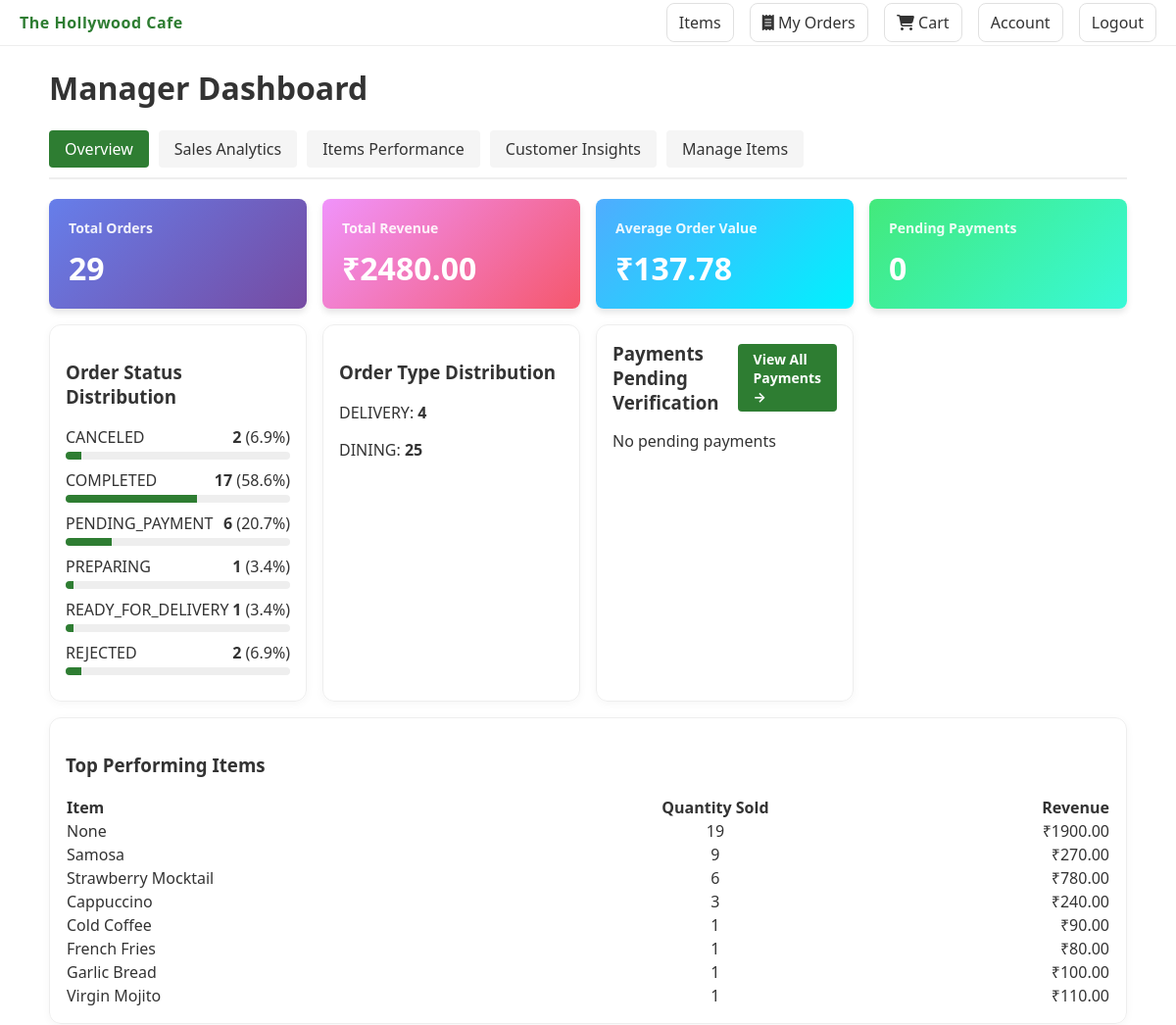
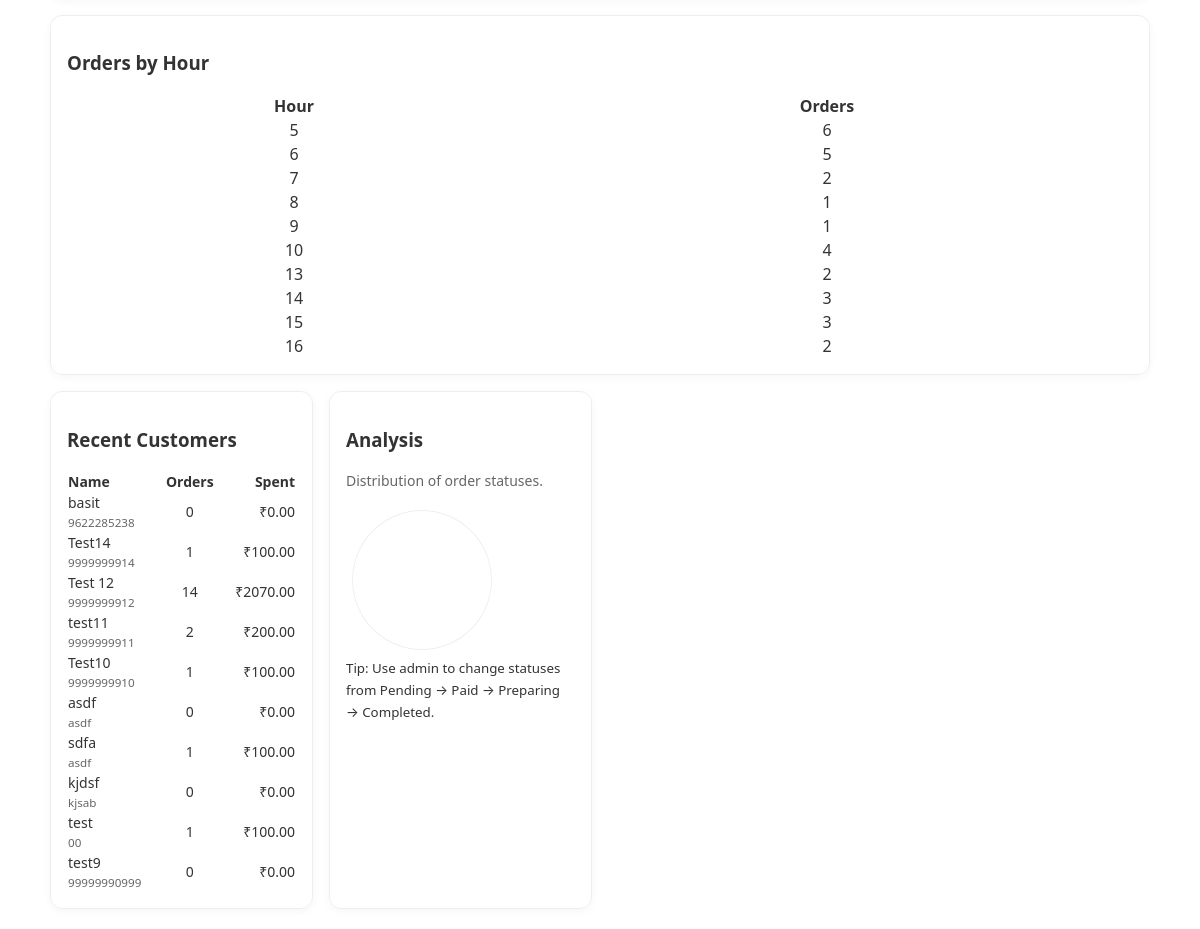
/manager/ (signed in), run on the app's committed database (2 pictures, top to bottom).
### cafe/models.py (models this page shows, shortened)
class TimeStampedModel(models.Model):
    created_at = models.DateTimeField(auto_now_add=True)
    updated_at = models.DateTimeField(auto_now=True)
    class Meta:
        abstract = True

class Order(TimeStampedModel):
    ORDER_TYPE_CHOICES = (
        ('DINING', 'Dining'),
        ('DELIVERY', 'Delivery'),
    )
    STATUS_CHOICES = (
        ('PENDING_PAYMENT', 'Pending Payment'),
        ('PAID', 'Paid'),
        ('PREPARING', 'Preparing'),
        ('READY_FOR_DELIVERY', 'Ready for Delivery'),
        ('OUT_FOR_DELIVERY', 'Out for Delivery'),
        ('COMPLETED', 'Completed'),
        ('CANCELED', 'Canceled'),
        ('REJECTED', 'Rejected'),
    )
    customer = models.ForeignKey(Customer, on_delete=models.SET_NULL, null=True, related_name='orders')
    order_type = models.CharField(max_length=20, choices=ORDER_TYPE_CHOICES)
    table_no = models.CharField(max_length=20, blank=True)  # only for dining
    delivery_address = models.ForeignKey(Address, on_delete=models.SET_NULL, null=True, blank=True)
    total_amount = models.DecimalField(max_digits=12, decimal_places=2)
    status = models.CharField(max_length=20, choices=STATUS_CHOICES, default='PENDING_PAYMENT')
    sent_to_chef_at = models.DateTimeField(null=True, blank=True)
    preparing_started_at = models.DateTimeField(null=True, blank=True)
    ready_at = models.DateTimeField(null=True, blank=True)
    completed_at = models.DateTimeField(null=True, blank=True)
    class Meta:
        ordering = ['-created_at']

class Item(TimeStampedModel):
    name = models.CharField(max_length=200)
    description = models.TextField(blank=True)
    price = models.DecimalField(max_digits=10, decimal_places=2)
    image = models.ImageField(upload_to='items/', blank=True, null=True)
    is_active = models.BooleanField(default=True)
    category = models.ForeignKey(ItemCategory, on_delete=models.SET_NULL, null=True, blank=True, related_name='items')

class Customer(TimeStampedModel):
    user = models.OneToOneField(settings.AUTH_USER_MODEL, on_delete=models.SET_NULL, null=True, blank=True, related_name='customer_profile')
    name = models.CharField(max_length=200)
    phone = models.CharField(max_length=20)
    email = models.EmailField(blank=True, null=True)
    @property
    def total_spent(self):
        from django.db.models import Sum
        agg = self.orders.aggregate(s=Sum('total_amount'))
        return agg.get('s') or 0

### cafe/views.py (the view)
# urls.py: path('manager/', views.manager_dashboard, name='manager_dashboard'),
@login_required
@user_passes_test(is_manager)
def manager_dashboard(request):
    from django.db.models import Sum, Count, Avg, F
    from django.db.models.functions import ExtractHour, TruncDate
    from decimal import Decimal
    top_items = (
        OrderItem.objects
        .values('item__name', 'item_id')
        .annotate(total_qty=Sum('quantity'), total_revenue=Sum(F('quantity') * F('unit_price')))
        .order_by('-total_qty')[:10]
    )
    orders_by_hour = (
        Order.objects
        .annotate(hour=ExtractHour('created_at'))
        .values('hour')
        .annotate(c=Count('id'))
        .order_by('hour')
    )
    from datetime import timedelta
    from django.utils import timezone
    week_ago = timezone.now() - timedelta(days=7)
    daily_revenue = (
        Order.objects
        .filter(created_at__gte=week_ago, status__in=['PAID', 'PREPARING', 'COMPLETED'])
        .annotate(date=TruncDate('created_at'))
        .values('date')
        .annotate(revenue=Sum('total_amount'), orders=Count('id'))
        .order_by('date')
    )
    total_orders = Order.objects.count()
    status_counts = Order.objects.values('status').annotate(c=Count('id'))
    total_revenue = Order.objects.filter(status__in=['PAID', 'PREPARING', 'COMPLETED']).aggregate(Sum('total_amount'))['total_amount__sum'] or Decimal('0')
    avg_order_value = Order.objects.filter(status__in=['PAID', 'PREPARING', 'COMPLETED']).aggregate(Avg('total_amount'))['total_amount__avg'] or Decimal('0')
    payments_pending = Payment.objects.filter(status='PENDING').select_related('order', 'order__customer').order_by('-created_at')[:20]
    customers = Customer.objects.annotate(
        order_count=Count('orders')
    ).order_by('-created_at')[:10]
    order_type_dist = Order.objects.values('order_type').annotate(c=Count('id'))
    status_percentages = []
    for sc in status_counts:
        percentage = (sc['c'] / total_orders * 100) if total_orders > 0 else 0
        status_percentages.append({'status': sc['status'], 'count': sc['c'], 'percentage': round(percentage, 1)})
    context = {
        'top_items': list(top_items),
        'orders_by_hour': list(orders_by_hour),
        'daily_revenue': list(daily_revenue),
        'total_orders': total_orders,
        'total_revenue': total_revenue,
        'avg_order_value': avg_order_value,
        'status_counts': list(status_counts),
        'status_percentages': status_percentages,
        'order_type_dist': list(order_type_dist),
        'payments_pending': payments_pending,
        'customers': customers,
    }
    return render(request, 'cafe/manager_dashboard.html', context)

### cafe/context_processors.py (called while the page is built)
def cart_context(request):
    try:
        cart = get_or_create_cart(request)
        count = sum(ci.quantity for ci in cart.items.all())
        total = sum(ci.subtotal for ci in cart.items.all())
    except Exception:
        count = 0
        total = 0
    return {
        'cart_count': count,
        'cart_total': total,
    }

### cafe/utils.py (called while the page is built)
def get_or_create_cart(request):
    if not request.session.session_key:
        request.session.save()
    session_key = request.session.session_key
    cart = Cart.objects.filter(session_key=session_key, status='OPEN').first()
    if request.user.is_authenticated and hasattr(request.user, 'customer_profile'):
        customer = request.user.customer_profile
        if cart:
            cart.customer = customer
            cart.save()
        else:
            cart = Cart.objects.filter(customer=customer, status='OPEN').first()
            if not cart:
                cart = Cart.objects.create(session_key=session_key, customer=customer, status='OPEN')
    elif not cart:
        cart = Cart.objects.create(session_key=session_key, status='OPEN')
    return cart

### cafe/views.py (called while the page is built)
def is_manager(user):
    return user.is_authenticated and (user.is_staff or user.groups.filter(name='Manager').exists())

### cafe/templates/cafe/manager_dashboard.html (shortened to what this page needs)
{% extends 'base.html' %}
{% block content %}
<h1>Manager Dashboard</h1>
<nav class="analytics-nav">
  <a href="{% url 'manager_dashboard' %}" class="active">Overview</a>
  <a href="{% url 'manager_sales' %}">Sales Analytics</a>
  <a href="{% url 'manager_items' %}">Items Performance</a>
  <a href="{% url 'manager_customers' %}">Customer Insights</a>
  <a href="{% url 'items_list' %}">Manage Items</a>
</nav>
<div class="grid">
  <div class="metric-card">
    <h3>Total Orders</h3>
    <div class="value">{{ total_orders }}</div>
  </div>
  <div class="metric-card" style="background: linear-gradient(135deg, #f093fb 0%, #f5576c 100%);">
    <h3>Total Revenue</h3>
    <div class="value">₹{{ total_revenue|floatformat:2 }}</div>
  </div>
  <div class="metric-card" style="background: linear-gradient(135deg, #4facfe 0%, #00f2fe 100%);">
    <h3>Average Order Value</h3>
    <div class="value">₹{{ avg_order_value|floatformat:2 }}</div>
  </div>
  <div class="metric-card" style="background: linear-gradient(135deg, #43e97b 0%, #38f9d7 100%);">
    <h3>Pending Payments</h3>
    <div class="value">{{ payments_pending.count }}</div>
  </div>
  <div class="card">
    <h3>Order Status Distribution</h3>
    {% if status_percentages %}
      {% for sp in status_percentages %}
        <div style="margin-bottom:10px;">
          <div style="display:flex;justify-content:space-between;margin-bottom:4px;">
            <span>{{ sp.status }}</span>
            <span><strong>{{ sp.count }}</strong> ({{ sp.percentage }}%)</span>
          </div>
          <div style="background:#eee;border-radius:4px;height:8px;overflow:hidden;">
            <div style="background:#2e7d32;height:100%;width:{{ sp.percentage }}%;"></div>
          </div>
        </div>
      {% endfor %}
    {% else %}
      <p>No orders yet</p>
    {% endif %}
  </div>
  <div class="card">
    <h3>Order Type Distribution</h3>
    {% for ot in order_type_dist %}
      <p>{{ ot.order_type }}: <strong>{{ ot.c }}</strong></p>
    {% empty %}
      <p>No data</p>
    {% endfor %}
  </div>
  <div class="card">
    <div style="display: flex; justify-content: space-between; align-items: center; margin-bottom: 15px;">
      <h3 style="margin: 0;">Payments Pending Verification</h3>
      <a href="{% url 'manager_payments' %}" style="background: #2e7d32; color: white; padding: 6px 16px; border-radius: 4px; text-decoration: none; font-size: 14px; font-weight: bold;">View All Payments →</a>
    </div>
    {% if payments_pending %}
      <table style="width:100%;border-collapse:collapse;">
        <thead>
          <tr>
            <th style="text-align:left;">Order</th>
            <th>Amount</th>
            <th>Reference</th>
            <th>Time</th>
            <th>Actions</th>
          </tr>
        </thead>
        <tbody>
          {% for p in payments_pending %}
            <tr>
              <td>#{{ p.order.id }}</td>
              <td>₹{{ p.amount }}</td>
              <td>{{ p.reference|default:'—' }}</td>
              <td>{{ p.created_at|date:"Y-m-d H:i" }}</td>
              <td>
                <form method="post" action="{% url 'verify_payment' p.id %}" style="display:inline;">
                  {% csrf_token %}
                  <input type="hidden" name="action" value="verify">
                  <button type="submit" style="background:#2e7d32;color:white;border:none;padding:4px 12px;border-radius:4px;cursor:pointer;">✓ Verify</button>
                </form>
                <form method="post" action="{% url 'verify_payment' p.id %}" style="display:inline;">
                  {% csrf_token %}
                  <input type="hidden" name="action" value="reject">
                  <button type="submit" style="background:#d32f2f;color:white;border:none;padding:4px 12px;border-radius:4px;cursor:pointer;margin-left:4px;">✗ Reject</button>
                </form>
              </td>
            </tr>
          {% endfor %}
        </tbody>
      </table>
    {% else %}
      <p>No pending payments</p>
    {% endif %}
  </div>
  <div class="card" style="grid-column: 1 / -1;">
    <h3>Top Performing Items</h3>
    <table style="width:100%;border-collapse:collapse;">
      <thead>
        <tr>
          <th style="text-align:left;">Item</th>
          <th style="text-align:center;">Quantity Sold</th>
          <th style="text-align:right;">Revenue</th>
        </tr>
      </thead>
      <tbody>
        {% for row in top_items %}
          <tr>
            <td>{{ row.item__name }}</td>
            <td style="text-align:center;">{{ row.total_qty }}</td>
            <td style="text-align:right;">₹{{ row.total_revenue|floatformat:2 }}</td>
          </tr>
        {% empty %}
          <tr><td colspan="3">No data</td></tr>
        {% endfor %}
      </tbody>
    </table>
  </div>
  <div class="card" style="grid-column: 1 / -1;">
    <h3>Orders by Hour</h3>
    <table style="width:100%;border-collapse:collapse;">
      <thead><tr><th>Hour</th><th>Orders</th></tr></thead>
      <tbody>
        {% for row in orders_by_hour %}
          <tr><td style="text-align:center;">{{ row.hour|default:'—' }}</td><td style="text-align:center;">{{ row.c }}</td></tr>
        {% empty %}
          <tr><td colspan="2">No data</td></tr>
        {% endfor %}
      </tbody>
    </table>
  </div>
  <div class="card">
    <h3>Recent Customers</h3>
    <table style="width:100%;border-collapse:collapse;font-size:14px;">
      <thead>
        <tr>
          <th style="text-align:left;">Name</th>
          <th style="text-align:center;">Orders</th>
          <th style="text-align:right;">Spent</th>
        </tr>
      </thead>
      <tbody>
        {% for c in customers %}
          <tr>
            <td>{{ c.name }}<br><small style="color:#666;">{{ c.phone }}</small></td>
            <td style="text-align:center;">{{ c.order_count }}</td>
            <td style="text-align:right;">₹{{ c.total_spent|floatformat:2 }}</td>
          </tr>
        {% empty %}
          <tr><td colspan="3">No customers yet</td></tr>
        {% endfor %}
      </tbody>
    </table>
  </div>
  <div class="card">
    <h3>Analysis</h3>
    <p style="font-size:14px;color:#666;">Distribution of order statuses.</p>
    <div style="--paid: 60; width:140px;height:140px;border-radius:50%;background:conic-gradient(#2e7d32 calc({{ total_orders|default:1 }}==0?0: (status_counts.0.c|default:0) * 1deg), #ff7043 0);border:6px solid #fff;box-shadow:0 0 0 1px #eee inset;"></div>
    <small>Tip: Use admin to change statuses from Pending → Paid → Preparing → Completed.</small>
  </div>
</div>
{% endblock %}

### cafemanagementsystem/static/css/styles.css (style rules this page uses)
:root { --primary: #2e7d32; --accent: #ff7043; --bg: #ffffff; --text: #333333; }
body { font-family: system-ui, -apple-system, Segoe UI, Roboto, "Helvetica Neue", Arial, "Noto Sans", "Apple Color Emoji", "Segoe UI Emoji"; color: var(--text); background: var(--bg); margin: 0; }
.card { border: 1px solid #eee; border-radius: 12px; padding: 16px; box-shadow: 0 2px 8px rgba(0,0,0,0.04); }
.grid { display: grid; grid-template-columns: repeat(auto-fill, minmax(220px, 1fr)); gap: 16px; }

### cafe/templates/cafe/manager_dashboard.html (style rules this page uses)
.analytics-nav { display: flex; gap: 10px; margin-bottom: 20px; border-bottom: 2px solid #eee; padding-bottom: 10px; }
.analytics-nav a { padding: 8px 16px; background: #f5f5f5; border-radius: 4px; text-decoration: none; color: #333; transition: all 0.3s; }
.analytics-nav a:hover, .analytics-nav a.active { background: #2e7d32; color: white; }
.metric-card { background: linear-gradient(135deg, #667eea 0%, #764ba2 100%); color: white; padding: 20px; border-radius: 8px; box-shadow: 0 4px 6px rgba(0,0,0,0.1); }
.metric-card h3 { margin: 0 0 10px 0; font-size: 14px; opacity: 0.9; }
.metric-card .value { font-size: 32px; font-weight: bold; }

### data on the page
Order: order_type "DELIVERY", c "4"
Item: item__name "Samosa", total_qty "9", total_revenue "270.00"
Item: item__name "Strawberry Mocktail", total_qty "6", total_revenue "780.00"
Item: item__name "Cappuccino", total_qty "3", total_revenue "240.00"
Item: item__name "Cold Coffee", total_qty "1", total_revenue "90.00"
Item: item__name "French Fries", total_qty "1", total_revenue "80.00"
Item: item__name "Garlic Bread", total_qty "1", total_revenue "100.00"
Item: item__name "Virgin Mojito", total_qty "1", total_revenue "110.00"
Customer: name "basit", phone "9622285238", order_count "0", total_spent "0.00"
Customer: name "Test14", phone "9999999914", order_count "1", total_spent "100.00"
Customer: name "Test 12", phone "9999999912", order_count "14", total_spent "2070.00"
Customer: name "test11", phone "9999999911", order_count "2", total_spent "200.00"
Customer: name "Test10", phone "9999999910", order_count "1", total_spent "100.00"
Customer: name "asdf", phone "asdf", order_count "0", total_spent "0.00"
Customer: name "sdfa", phone "asdf", order_count "1", total_spent "100.00"
Customer: name "kjdsf", phone "kjsab", order_count "0", total_spent "0.00"
Customer: name "test", phone "00", order_count "1", total_spent "100.00"
Customer: name "test9", phone "99999990999", order_count "0", total_spent "0.00"

### other printed values
{{ total_orders }} "29"
{{ total_revenue|floatformat:2 }} "2480.00"
{{ avg_order_value|floatformat:2 }} "137.78"
{{ payments_pending.count }} "0"
{{ sp.status }} "CANCELED" "COMPLETED" "PENDING_PAYMENT" "PREPARING" "READY_FOR_DELIVERY" "REJECTED"
{{ sp.count }} "2" "17" "6" "1" "1" "2"
{{ sp.percentage }} "6.9" "58.6" "20.7" "3.4" "3.4" "6.9"
{{ ot.order_type }} "DINING"
{{ ot.c }} "25"
{{ row.item__name }} "None"
{{ row.total_qty }} "19"
{{ row.total_revenue|floatformat:2 }} "1900.00"
{{ row.hour|default:'—' }} "5" "6" "7" "8" "9" "10" "13" "14" "15" "16"
{{ row.c }} "6" "5" "2" "1" "1" "4" "2" "3" "3" "2"
